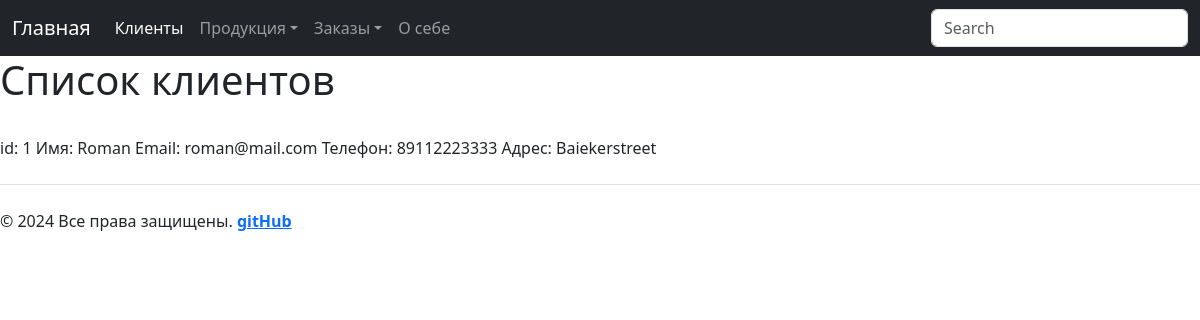
The page /shop/clients/ on the database its author committed.
### app_2/models.py (models this page shows, shortened)
class Client(models.Model):
    name = models.CharField(max_length=70)
    email = models.EmailField()
    phone = models.CharField(max_length=70)
    address = models.CharField(max_length=200)
    register_date = models.DateTimeField(auto_now_add=True)

### app_2/views.py (the view)
# urls.py: path('shop/clients/', views.clients, name='clients'),  # вывод всех клиентов
def clients(request):
    clients = Client.objects.all()
    logger.info(f'Страница "Список клиентов" успешно открыта')
    return render(request, 'app_2/clients.html', {'clients': clients})

### app_2/templates/app_2/clients.html (shortened to what this page needs)
{% extends 'app_2/base.html' %}
{% block content %}
<h1>Список клиентов</h1> <br>
{% for client in clients %}
<p>id: {{ client.id }} Имя: {{ client.name }} Email: {{ client.email }}
    Телефон: {{ client.phone }} Адрес: {{ client.address}}</p>
{%  endfor %}
{% endblock %}

### rows shown on the page
Client: id "1", name "Roman", email "roman@mail.com", phone "89112223333", address "Baiekerstreet"
